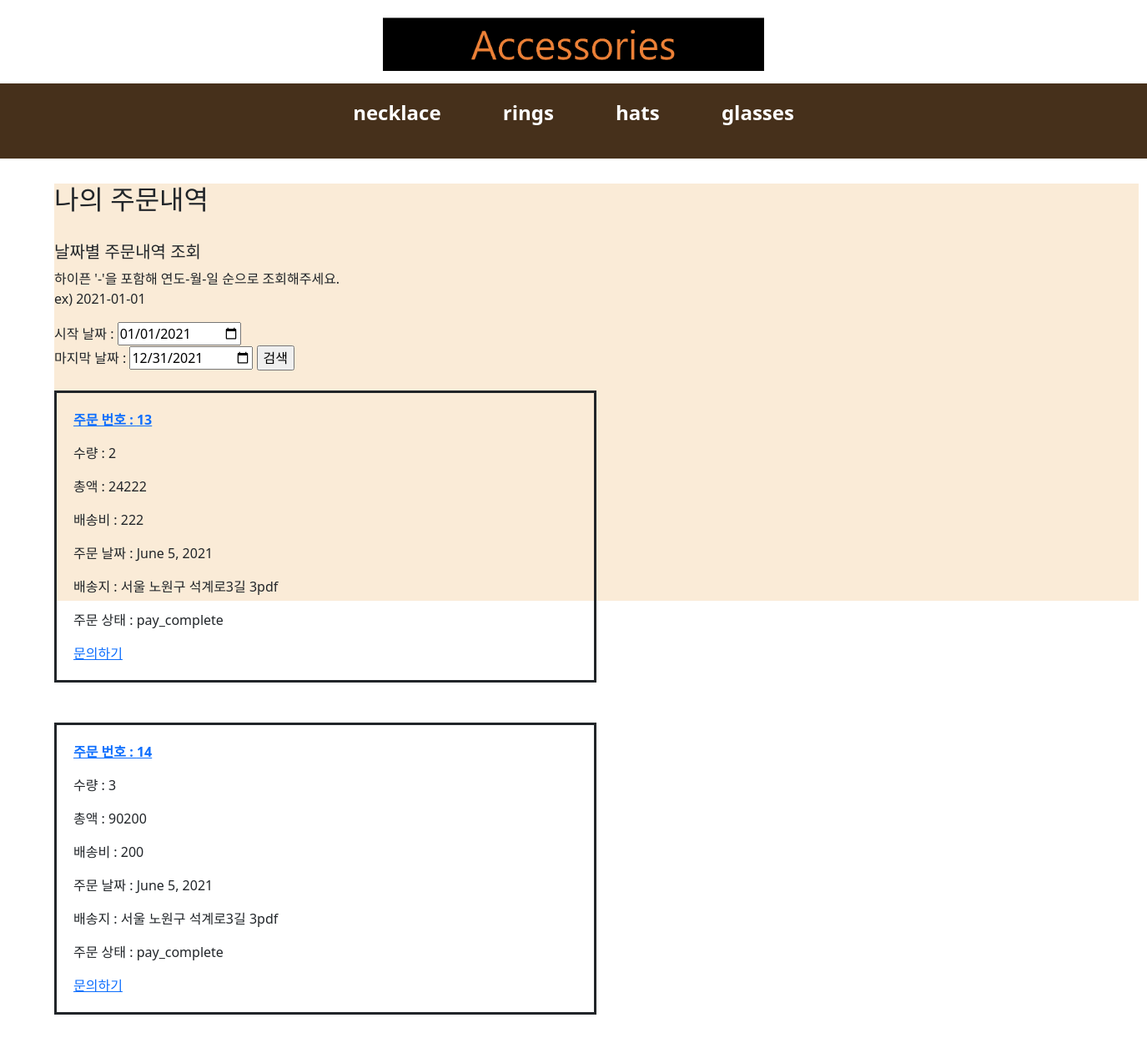
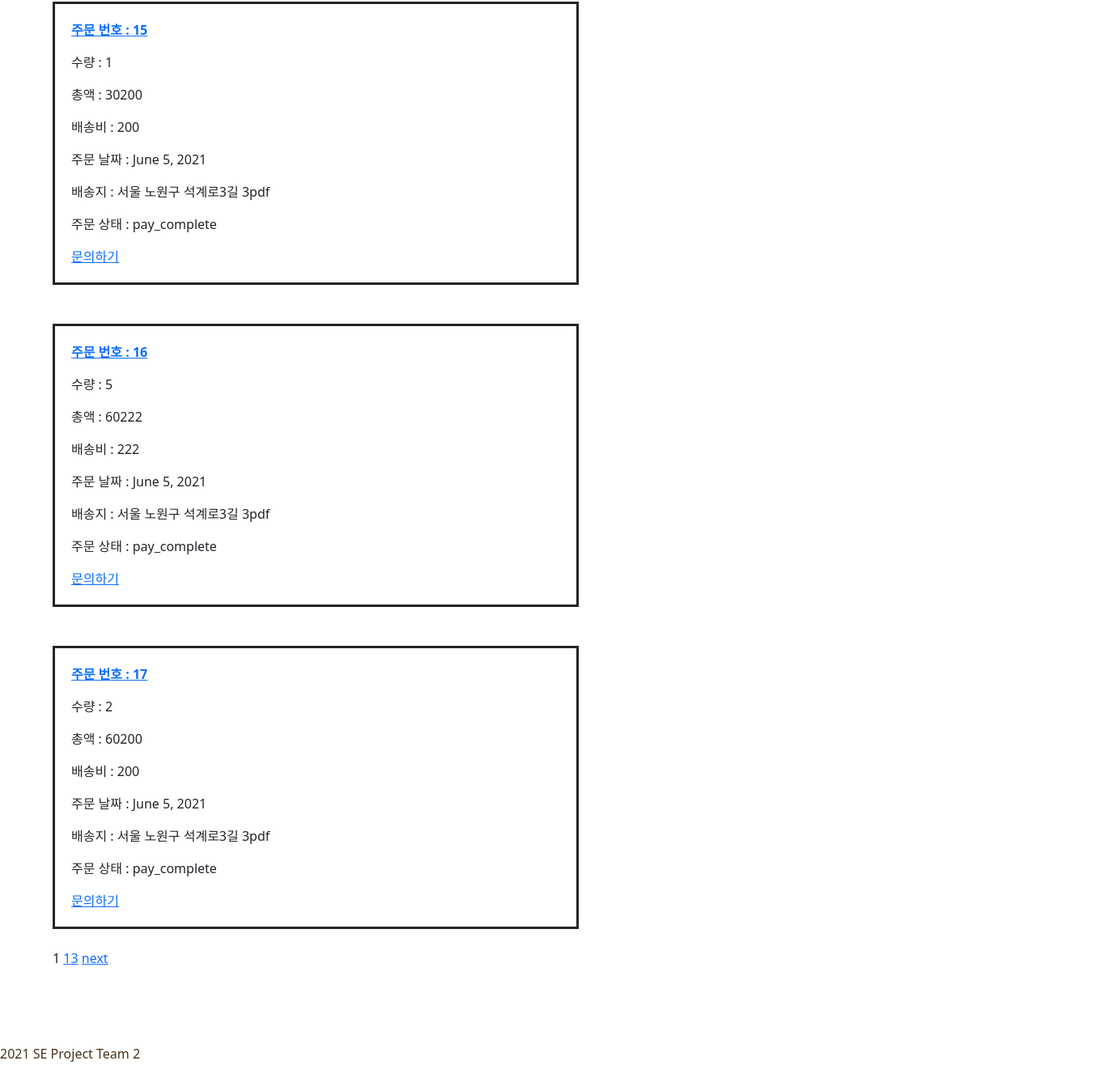
The app's page /order/myOrder/ (signed in), older data (2 pictures, top to bottom).
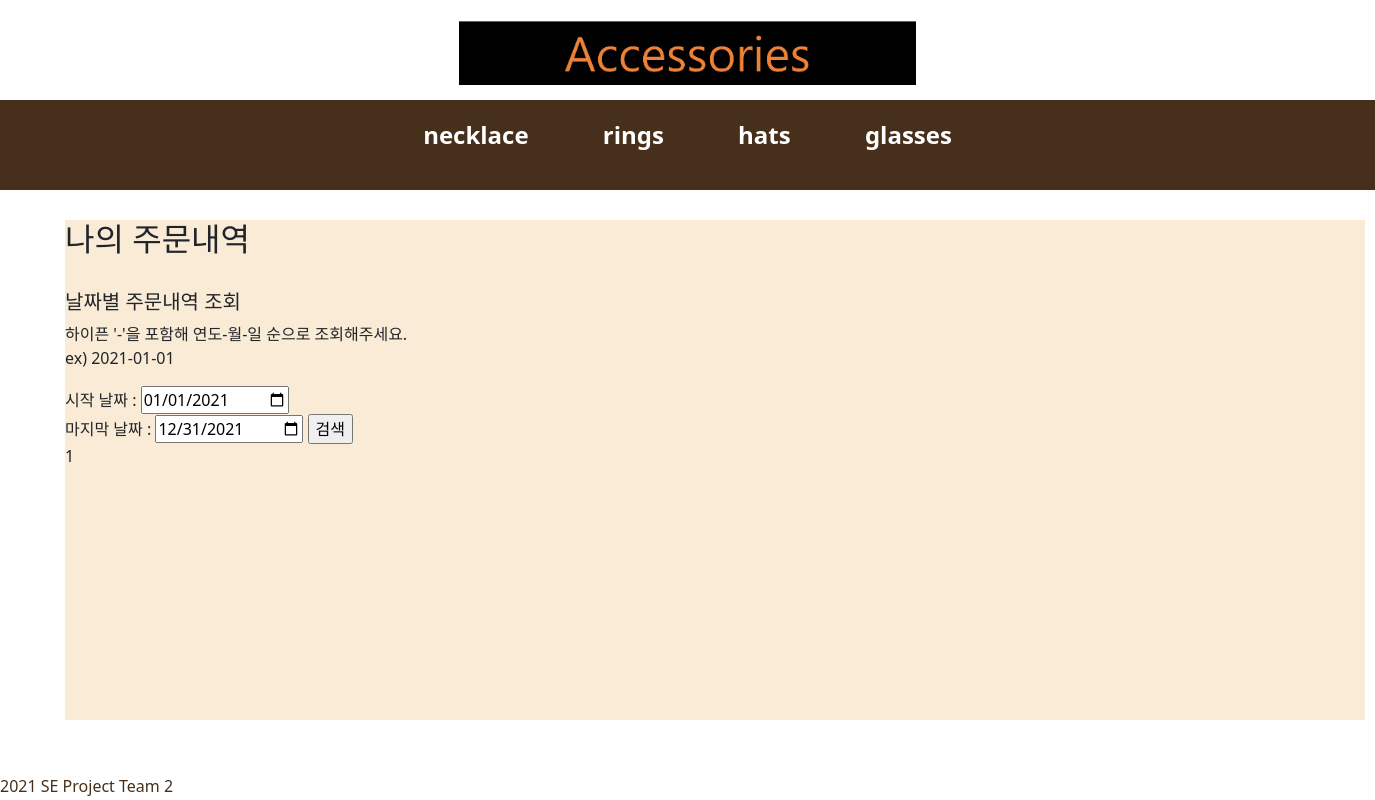
The same page, newer data.
### orderApp/models.py (models this page shows)
class Order(models.Model):
    CATEGORY_CHOICES=(
        ('order_continue', 'order_continue'),
        ('order_cancle', 'order_cancle'),
        ('pay_cancle', 'pay_cancle'),
        ('pay_complete', 'pay_complete'),
        ('shipping', 'shipping'),
        ('shipping_complete', 'shipping_complete'),
        ('order_complete', 'order_complete')
    )
    order_user=models.CharField(max_length=250, blank=True)
    date_added = models.DateField(auto_now_add=True)
    total_price = models.IntegerField()
    total_quantity = models.IntegerField()
    order_state=models.CharField(max_length=20, choices=CATEGORY_CHOICES)
    total_shipping_fee=models.IntegerField()
    shipping_address=models.CharField(max_length=1000)
    coupon_id=models.CharField(max_length=1000)
    discount_price=models.IntegerField()
    before_discount=models.IntegerField()
    class Meta:
        db_table='Order'
        ordering=['date_added']

### orderApp/views.py (the view)
# urls.py: path('myOrder/', order_views.view_myOrder, name="view_myOrder"),
def view_myOrder(request):
    cart_count=context_processors.counter(request)
    cart_count=int(cart_count)
    count={'cart_count':cart_count}
    user_id=request.session.get('user_id')
    orders=Order.objects.filter(order_user=user_id)
    paginator=Paginator(orders, 5)
    page=request.GET.get('page')
    posts=paginator.get_page(page)
    for order in orders:
        if order.order_state == 'order_continue':
            order.order_state='order_cancle'
            order.save()
    return render(request, 'my_order.html', {'count':count, 'posts':posts})

### cartApp/context_processors.py (called while the page is built)
def counter(request):
    item_count=0
    if 'admin' in request.path:
        return {}
    else:
        try:
            cart= Cart.objects.filter(cart_id=request.session.get('user_id'))
            cart_items = CartItem.objects.all().filter(cart=cart[:1])
            for cart_item in cart_items:
                item_count+=cart_item.quantity
        except Cart.DoesNotExist:
            item_count=0
    return item_count

### orderApp/templates/my_order.html (shortened to what this page needs)
{% extends 'base.html' %}
{% block content %}
    <section>
        <h2>나의 주문내역</h2>
        <div>
            <br>
            <h5>날짜별 주문내역 조회</h3>
                <p>하이픈 '-'을 포함해 연도-월-일 순으로 조회해주세요.
                    <br>ex) 2021-01-01
                </p>
            <form action="{% url 'order:search_order' %}" method="POST">
                시작 날짜 : <input type="date" value="{{minDate|default:'2021-01-01'}}" name="minDate" required>
                <br>마지막 날짜 : <input type="date" value="{{maxDate|default:'2021-12-31'}}" name="maxDate" required>
                <input type="submit" value="검색">
            </form>
        </div>
        <div>
            {% for order in posts%}
                <br>
                <div style="border:solid; width:50%; padding:20px;">
                    <p><strong><a href="{% url 'order:order_detail' order.id %}">주문 번호 : {{order.id}}</a></strong></p>
                    <p>수량 : {{order.total_quantity}}</p>
                    <p>총액 : {{order.total_price}}</p>
                    <p>배송비 : {{order.total_shipping_fee}}</p>
                    <p>주문 날짜 : {{order.date_added}}</p>
                    <p>배송지 : {{order.shipping_address}}</p>
                    <p>주문 상태 : {{order.order_state}}</p>
                    {% if order.order_state == 'pay_complete' %}
                        <a href="{% url 'question:postquestion_view' %}">문의하기</a>
                    {% elif order.order_state == 'shipping' %}
                        <button>문의하기</button>
                    {% elif order.order_state == 'shipping_complete' %}
                        <button>구매확정</button>
                    {% elif order.order_state == 'order_complete' %}
                        <button>상품평</button>
                    {% endif %}
                </div>
                <br>
            {% endfor %}
            <span>{{posts.number}}</span>
            {% if posts.has_next %}
            <a href="?page={{posts.paginator.num_pages}}">{{posts.paginator.num_pages}}</a>
            <a href="?page={{posts.next_page_number}}">next</a>
            {% endif %}
            <br><br><br><br><br><br>
        </div>
    </section>
{% endblock %}

### shoppingApp/templates/base.html (shortened to what this page needs)
<!DOCTYPE html>
<html lang="en">
<head>
    {% load static %}
    <link rel="stylesheet" href="{% static 'css/userMain.css' %}">
    <link href="https://cdn.jsdelivr.net/npm/bootstrap@5.0.0-beta3/dist/css/bootstrap.min.css" rel="stylesheet">
        {% load static %}
        <link rel="stylesheet" href="{% static 'css/login.css' %}">
        <link href="https://cdn.jsdelivr.net/npm/bootstrap@5.0.0-beta3/dist/css/bootstrap.min.css" rel="stylesheet">
</head>
<body>
    <header style="background-color: white; height: max-content; top:0;"><div>
        <a href="{% url 'userMain' %}">
        <img src="{%static 'images/mainlogo.png' %}" height="100" alt="iconIMG"></a>
    </div>
    </header>
    <navigator>
            <ul id="category">
                <li><a href="{%url 'products:category' 'necklace' %}">necklace</a></li>
                <li><a href="{%url 'products:category' 'rings' %}">rings</a></li>
                <li><a href="{%url 'products:category' 'hats' %}">hats</a></li>
                <li><a href="{%url 'products:category' 'glasses' %}">glasses</a></li>
            </ul>
    </navigator>
    {% block content %}
    {% endblock %}
    <footer id="footer">2021 SE Project Team 2</footer>
</body>
</html>

### static/css/userMain.css (style rules this page uses)
header { position: fixed; width: 100%; height: 120px; text-align: center; z-index: 2; background-color: #fff; }
#category { position: fixed; top: 110px; list-style: none; height: 90px; width: 100%; padding: 5px 1px; margin: 0; background: #46301B; text-align: center; z-index: 2; }
#category li { position: relative; display: inline-block; margin: 5px 30px; padding: 0; }
#category li a { display: block; position: relative; width: 20%; font-weight: bold; font-size: 15px; padding: 7px 8px; color: #fff; text-decoration: none; cursor: pointer; }
section { position: absolute; top: 220px; height: 500px; width: 100%; }
#footer { position: fixed; left: 0; bottom: 0; width: 100%; padding: 2px 0; color: #46301B; background-color: #FFF; }

### shoppingApp/static/css/login.css (style rules this page uses)
header { margin-top: 20px; position: fixed; width: 100%; height: 120px; text-align: center; z-index: 2; background-color: #fff; }
#category { position: fixed; top: 110px; list-style: none; height: 90px; width: 100%; padding: 5px 1px; margin: 0; background: #46301B; text-align: center; z-index: 2; }
#category li { position: relative; display: inline-block; margin: 5px 30px; padding: 0; }
#category li a { display: block; position: relative; width: 50%; font-weight: bold; font-size: 32px; padding: 7px 8px; color: #fff; text-decoration: none; cursor: pointer; }
section { position: absolute; top: 220px; height: 500px; width: 1300px; margin-left: 65px; background-color: #FAEBD7; }
#footer { position: fixed; left: 0; bottom: 0; width: 100%; padding: 2px 0; color: #46301B; background-color: #FFF; }

### shoppingApp/templates/base.html (style rules this page uses)
#category { position: fixed; top: 100px; list-style: none; height: 90px; width: 100%; padding: 5px 1px; margin: 0; background: #46301B; text-align: center; z-index: 2; }
#category li { position: relative; display: inline-block; margin: 5px 30px; padding: 0; }
#category li a { display: block; position: relative; width: 20%; font-weight: bold; font-size: 24px; padding: 7px 5px; color:white; text-decoration: none; cursor: pointer; }
header { margin:0 !important; padding:0 !important; }
img { margin:10px }

Row changes from the older to the newer data that the page shows:
removed Order: id "13", total_quantity "2", total_price "24222", total_shipping_fee "222", date_added "June 5, 2021", shipping_address "서울 노원구 석계로3길 3pdf", order_state "pay_complete", shows "문의하기"
removed Order: id "14", total_quantity "3", total_price "90200", total_shipping_fee "200", date_added "June 5, 2021", shipping_address "서울 노원구 석계로3길 3pdf", order_state "pay_complete", shows "문의하기"
removed Order: id "15", total_quantity "1", total_price "30200", total_shipping_fee "200", date_added "June 5, 2021", shipping_address "서울 노원구 석계로3길 3pdf", order_state "pay_complete", shows "문의하기"
removed Order: id "16", total_quantity "5", total_price "60222", total_shipping_fee "222", date_added "June 5, 2021", shipping_address "서울 노원구 석계로3길 3pdf", order_state "pay_complete", shows "문의하기"
removed Order: id "17", total_quantity "2", total_price "60200", total_shipping_fee "200", date_added "June 5, 2021", shipping_address "서울 노원구 석계로3길 3pdf", order_state "pay_complete", shows "문의하기"
Text that changed along with them:
{{ posts.paginator.num_pages }}: "13" → (not shown)
text no longer shown: "next"
